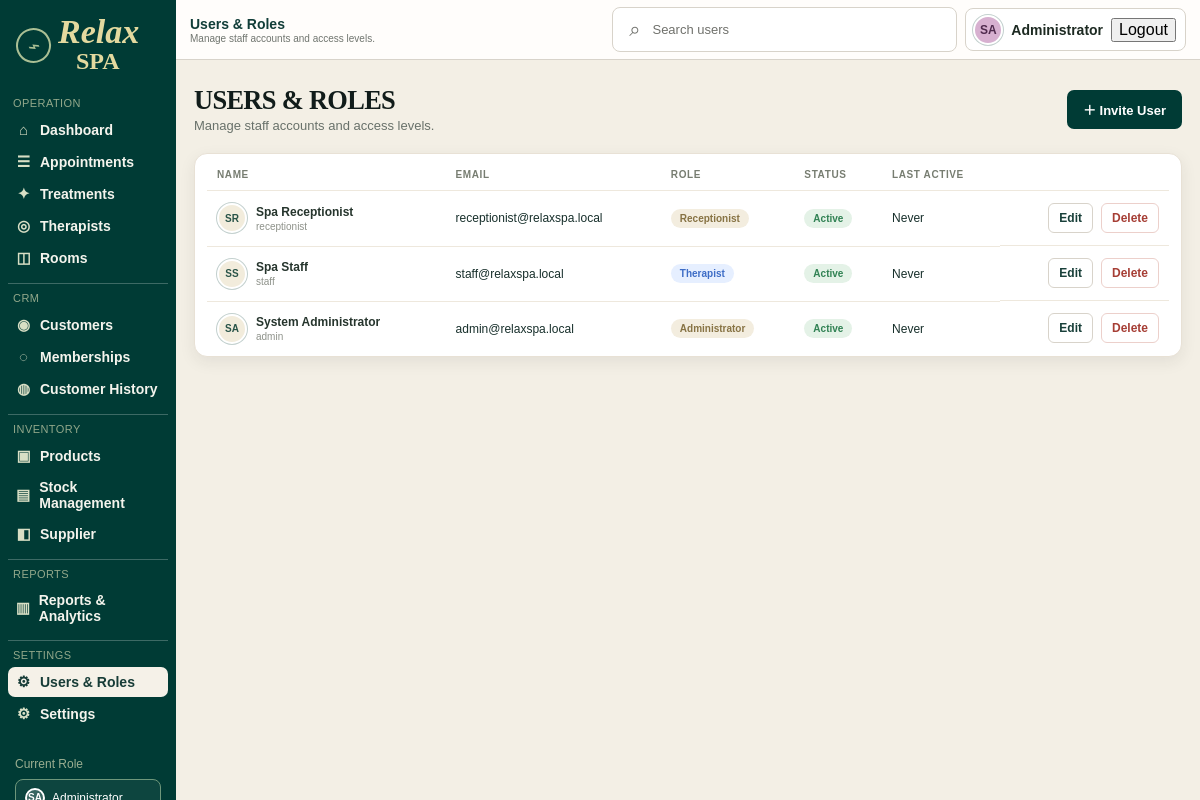
/?route=users-and-roles (signed in), run on the app's committed database.
### tables this page shows
CREATE TABLE users (
    id BIGINT UNSIGNED AUTO_INCREMENT PRIMARY KEY,
    role_id TINYINT UNSIGNED NOT NULL,
    username VARCHAR(100) NOT NULL UNIQUE,
    password_hash VARCHAR(255) NOT NULL,
    full_name VARCHAR(150) NOT NULL,
    email VARCHAR(150) NULL UNIQUE,
    phone VARCHAR(30) NULL,
    profile_image VARCHAR(255) NULL,
    status ENUM('active','inactive','suspended') NOT NULL DEFAULT 'active',
    last_login_at DATETIME NULL,
    created_at TIMESTAMP NOT NULL DEFAULT CURRENT_TIMESTAMP,
    updated_at TIMESTAMP NOT NULL DEFAULT CURRENT_TIMESTAMP ON UPDATE CURRENT_TIMESTAMP,
    CONSTRAINT fk_users_role
        FOREIGN KEY (role_id) REFERENCES roles(id)
        ON UPDATE CASCADE ON DELETE RESTRICT,
    INDEX idx_users_status (status)
);

CREATE TABLE roles (
    id TINYINT UNSIGNED AUTO_INCREMENT PRIMARY KEY,
    name VARCHAR(50) NOT NULL UNIQUE,
    description VARCHAR(255) NULL,
    created_at TIMESTAMP NOT NULL DEFAULT CURRENT_TIMESTAMP
);

### app/Controllers/UserController.php (called while the page is built, shortened)
<?php
require_once __DIR__ . '/../Models/User.php';
require_once __DIR__ . '/../../config/database.php';
final class UserController
{
    public function index(): void
    {
        $userModel = new User(Database::connection());
        $users = $userModel->all();
        require __DIR__ . '/../Views/settings/users.php';
    }
}

### app/Models/User.php (called while the page is built, shortened)
<?php
final class User
{
    private PDO $db;
    public function __construct(PDO $db)
    {
        $this->db = $db;
    }
    public function all(): array
    {
        $stmt = $this->db->prepare(
            'SELECT u.id, u.full_name, u.username, u.email, u.phone, u.profile_image, u.status, u.role_id, u.last_login_at, r.name AS role_name
             FROM users u
             LEFT JOIN roles r ON r.id = u.role_id
             ORDER BY u.id DESC'
        );
        $stmt->execute();
        return $stmt->fetchAll(PDO::FETCH_ASSOC);
    }
    public function roles(): array
    {
        $this->db->exec(
            "INSERT IGNORE INTO roles (name, description)
             VALUES ('manager', 'Spa operations management access')"
        );
        $stmt = $this->db->query(
            "SELECT name FROM roles
             WHERE name IN ('admin', 'manager', 'staff', 'receptionist')
             ORDER BY FIELD(name, 'admin', 'manager', 'staff', 'receptionist')"
        );
        return $stmt->fetchAll(PDO::FETCH_COLUMN);
    }
}

### config/database.php (called while the page is built, shortened)
<?php
require_once __DIR__ . '/config.php';
final class Database
{
    private static ?PDO $connection = null;
    public static function connection(): PDO
    {
        if (self::$connection instanceof PDO) {
            return self::$connection;
        }
        $host = '127.0.0.1';
        $port = '3306';
        $db   = 'spa_management';
        $user = 'root';
        $pass = '';
        $dsn = "mysql:host={$host};port={$port};dbname={$db};charset=utf8mb4";
        self::$connection = new PDO(
            $dsn,
            $user,
            $pass,
            [
                PDO::ATTR_ERRMODE => PDO::ERRMODE_EXCEPTION,
                PDO::ATTR_DEFAULT_FETCH_MODE => PDO::FETCH_ASSOC,
                PDO::ATTR_EMULATE_PREPARES => false,
            ]
        );
        return self::$connection;
    }
}

### app/Views/settings/users.php (the view, shortened to what this page needs)
<?php
$currentUser = $_SESSION['user'];
$isManager = strtolower((string) ($currentUser['role'] ?? '')) === 'manager';
$currentUserName = (string) ($currentUser['full_name'] ?? $currentUser['username'] ?? 'User');
$currentUserRole = role_label((string) ($currentUser['role'] ?? 'staff'));
$initials = static function (string $name): string {
    $parts = preg_split('/\s+/', trim($name), -1, PREG_SPLIT_NO_EMPTY) ?: [];
    if ($parts === []) {
        return '?';
    }
    return strtoupper(substr($parts[0], 0, 1) . substr($parts[count($parts) - 1], 0, 1));
};
$lastActive = static function (?string $value): string {
    if ($value === null || $value === '') {
        return 'Never';
    }
    $timestamp = strtotime($value);
    if ($timestamp === false) {
        return 'Unknown';
    }
    $elapsed = max(0, time() - $timestamp);
    if ($elapsed < 60) {
        return 'Just now';
    }
    if ($elapsed < 3600) {
        return (string) floor($elapsed / 60) . ' min ago';
    }
    if ($elapsed < 86400) {
        return (string) floor($elapsed / 3600) . ' hr ago';
    }
    return date('M j, Y', $timestamp);
};
?>
<!doctype html>
<html lang="en">
<head>
    <link rel="stylesheet" href="<?= e(APP_URL) ?>/public/css/style.css?v=<?= e(asset_version('public/css/style.css')) ?>">
</head>
<body class="dashboard-page <?= $isManager ? 'manager-role' : '' ?>" data-role="<?= e(strtolower((string) ($currentUser['role'] ?? ''))) ?>">
    <div class="dashboard-shell">
        <aside class="sidebar">
            <div class="brand-block">
                <div class="brand-mark">
                    <span class="brand-leaf">⌁</span>
                    <div class="brand-text">
                        <div class="brand-name">Relax</div>
                        <div class="brand-subtitle">SPA</div>
                    </div>
                </div>
            </div>
            <nav class="sidebar-menu">
                <div class="nav-section">
                    <a class="nav-item" href="<?= e(APP_URL) ?>/?route=dashboard"><span class="nav-icon">⌂</span><span>Dashboard</span></a>
                    <a class="nav-item" href="<?= e(APP_URL) ?>/?route=appointments"><span class="nav-icon">☰</span><span>Appointments</span></a>
                    <a class="nav-item" href="<?= e(APP_URL) ?>/?route=services"><span class="nav-icon">✦</span><span><?= $isManager ? 'Services' : 'Treatments' ?></span></a>
                    <a class="nav-item" href="<?= e(APP_URL) ?>/?route=therapists"><span class="nav-icon">◎</span><span>Therapists</span></a>
                    <a class="nav-item" href="<?= e(APP_URL) ?>/?route=rooms"><span class="nav-icon">◫</span><span>Rooms</span></a>
                </div>
                <div class="nav-section">
                    <a class="nav-item" href="<?= e(APP_URL) ?>/?route=customers"><span class="nav-icon">◉</span><span>Customers</span></a>
                    <a class="nav-item" href="<?= e(APP_URL) ?>/?route=memberships"><span class="nav-icon">◌</span><span>Memberships</span></a>
                    <a class="nav-item" href="<?= e(APP_URL) ?>/?route=customer-history"><span class="nav-icon">◍</span><span>Customer History</span></a>
                </div>
                <div class="nav-section">
                    <a class="nav-item" href="<?= e(APP_URL) ?>/?route=products"><span class="nav-icon">▣</span><span><?= $isManager ? 'Inventory' : 'Products' ?></span></a>
                    <?php if (!$isManager): ?>
                        <a class="nav-item" href="<?= e(APP_URL) ?>/?route=stock-management"><span class="nav-icon">▤</span><span>Stock Management</span></a>
                        <a class="nav-item" href="<?= e(APP_URL) ?>/?route=suppliers"><span class="nav-icon">◧</span><span>Supplier</span></a>
                    <?php endif; ?>
                </div>
                <div class="nav-section">
                    <a class="nav-item" href="<?= e(APP_URL) ?>/?route=reports"><span class="nav-icon">▥</span><span>Reports &amp; Analytics</span></a>
                </div>
                <div class="nav-section">
                    <a class="nav-item active" href="<?= e(APP_URL) ?>/?route=users-and-roles"><span class="nav-icon">⚙</span><span>Users &amp; Roles</span></a>
                    <a class="nav-item" href="<?= e(APP_URL) ?>/?route=settings"><span class="nav-icon">⚙</span><span>Settings</span></a>
                </div>
            </nav>
            <div class="sidebar-role">
                <span>Current Role</span>
                <div class="role-select">
                    <?= profile_avatar($currentUser, 'role-avatar', $initials($currentUserName)) ?>
                    <span><?= e($currentUserRole) ?></span>
                </div>
            </div>
        </aside>
        <main class="main-panel">
            <header class="topbar">
                <div class="topbar-left"><div class="welcome-text">Welcome back, <?= e($currentUserName) ?>!</div></div>
                <div class="topbar-actions">
                    <div class="search-box search-input-wrap">
                        <span class="search-icon">⌕</span>
                        <input type="search" class="search-input" placeholder="Search users" aria-label="Search users">
                    </div>
                    <div class="user-chip">
                        <?= profile_avatar($currentUser, 'user-name', $initials($currentUserName)) ?>
                        <span class="user-role"><?= e($currentUserRole) ?></span>
                        <form method="post" action="<?= e(APP_URL) ?>/?route=logout" class="logout-form">
                            <button class="logout-link" type="submit">Logout</button>
                        </form>
                    </div>
                </div>
            </header>
            <div class="content-wrap users-content">
                <div class="page-heading">
                    <div>
                        <h1 class="page-title">USERS &amp; ROLES</h1>
                        <div class="page-date">Manage staff accounts and access levels.</div>
                    </div>
                    <button class="primary-button" type="button" data-open-modal="user-modal">＋ Invite User</button>
                </div>
                <section class="module-panel users-panel" aria-label="Staff accounts">
                    <div class="users-table-wrap table-wrap">
                        <table class="data-table searchable-table users-table">
                            <thead>
                                <tr>
                                    <th>Name</th>
                                    <th>Email</th>
                                    <th>Role</th>
                                    <th>Status</th>
                                    <th>Last active</th>
                                    <th><span class="visually-hidden">Actions</span></th>
                                </tr>
                            </thead>
                            <tbody>
                                <?php if ($users === []): ?>
                                    <tr><td class="users-empty" colspan="6">No staff accounts yet. Invite a user to get started.</td></tr>
                                <?php else: ?>
                                    <?php foreach ($users as $user): ?>
                                        <?php
                                            $name = (string) ($user['full_name'] ?? '');
                                            $role = strtolower((string) ($user['role_name'] ?? ''));
                                            $status = strtolower((string) ($user['status'] ?? 'inactive'));
                                        ?>
                                        <tr>
                                            <td>
                                                <div class="user-cell">
                                                    <?= profile_avatar($user, 'user-avatar', $initials($name)) ?>
                                                    <span>
                                                        <span class="user-cell-name"><?= e($name) ?></span>
                                                        <span class="user-cell-username"><?= e((string) ($user['username'] ?? '')) ?></span>
                                                    </span>
                                                </div>
                                            </td>
                                            <td><?= e((string) ($user['email'] ?? '')) ?></td>
                                            <td><span class="role-badge role-<?= e(preg_replace('/[^a-z0-9-]/', '', $role) ?? '') ?>"><?= e(role_label($role)) ?></span></td>
                                            <td><span class="account-status status-<?= e($status) ?>"><?= e(ucfirst($status)) ?></span></td>
                                            <td><?= e($lastActive(isset($user['last_login_at']) ? (string) $user['last_login_at'] : null)) ?></td>
                                            <td class="user-actions">
                                                <a class="user-action-button" href="<?= e(APP_URL) ?>/?route=users-and-roles&amp;edit=<?= e((string) $user['id']) ?>">Edit</a>
                                                <form method="post" action="<?= e(APP_URL) ?>/?route=users-and-roles" onsubmit="return confirm('Delete this user account? You will be logged out if this is your own account.');">
                                                    <button class="user-action-button delete-user" type="submit">Delete</button>
                                                </form>
                                            </td>
                                        </tr>
                                    <?php endforeach; ?>
                                <?php endif; ?>
                            </tbody>
                        </table>
                    </div>
                </section>
            </div>
        </main>
    </div>
</body>
</html>

### config/config.php (shortened to what this page needs)
<?php
function asset_version(string $assetPath): string
{
    $assetPath = ltrim(str_replace(['/', '\\'], DIRECTORY_SEPARATOR, $assetPath), DIRECTORY_SEPARATOR);
    $absolutePath = APP_ROOT . DIRECTORY_SEPARATOR . $assetPath;
    $contentHash = hash_file('crc32b', $absolutePath);
    return filemtime($absolutePath) . '-' . ($contentHash !== false ? $contentHash : filesize($absolutePath));
}
function e(?string $value): string
{
    return htmlspecialchars(
        $value ?? '',
        ENT_QUOTES | ENT_SUBSTITUTE,
        'UTF-8'
    );
}
function profile_avatar(array $user, string $class, string $fallback): string
{
    $imagePath = (string) ($user['profile_image'] ?? '');
    $imageUrl = '';
    $imagePrefix = 'public/uploads/user_profiles/';
    $content = $imageUrl !== ''
        ? '<img src="' . e($imageUrl) . '" alt="" aria-hidden="true">'
        : e($fallback);
    return '<span class="' . e($class) . '">' . $content . '</span>';
}
function role_label(string $role): string
{
    return match (strtolower(trim($role))) {
        'admin' => 'Administrator',
        'manager' => 'Manager',
        'staff' => 'Therapist',
        'receptionist' => 'Receptionist',
        default => ucfirst($role),
    };
}

### data on the page
users: fallback "SR", full_name "Spa Receptionist", username "receptionist", email "receptionist@relaxspa.local", role.name "Receptionist", status "Active", last_login_at "Never"
users: fallback "SS", full_name "Spa Staff", username "staff", email "staff@relaxspa.local", role.name "Therapist", status "Active", last_login_at "Never"
users: fallback "SA", full_name "System Administrator", username "admin", email "admin@relaxspa.local", role.name "Administrator", status "Active", last_login_at "Never"

### other printed values
$fallback "SA"
$currentUserRole "Administrator"
